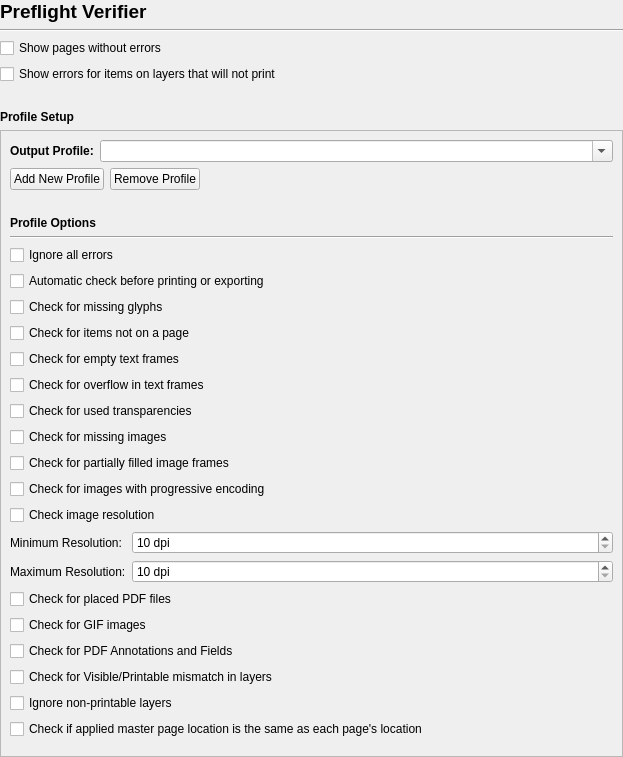
<?xml version="1.0" encoding="UTF-8"?>
<ui version="4.0">
 <class>Prefs_PreflightVerifier</class>
 <widget class="QWidget" name="Prefs_PreflightVerifier">
  <property name="geometry">
   <rect>
    <x>0</x>
    <y>0</y>
    <width>623</width>
    <height>757</height>
   </rect>
  </property>
  <layout class="QVBoxLayout" name="verticalLayout">
   <property name="leftMargin">
    <number>0</number>
   </property>
   <property name="topMargin">
    <number>0</number>
   </property>
   <property name="rightMargin">
    <number>0</number>
   </property>
   <property name="bottomMargin">
    <number>0</number>
   </property>
   <item>
    <widget class="QLabel" name="label">
     <property name="font">
      <font>
       <pointsize>14</pointsize>
       <bold>true</bold>
      </font>
     </property>
     <property name="text">
      <string>Preflight Verifier</string>
     </property>
    </widget>
   </item>
   <item>
    <widget class="Line" name="line">
     <property name="orientation">
      <enum>Qt::Orientation::Horizontal</enum>
     </property>
    </widget>
   </item>
   <item>
    <widget class="QCheckBox" name="showPagesWithoutErrorsCheckBox">
     <property name="text">
      <string>Show pages without errors</string>
     </property>
    </widget>
   </item>
   <item>
    <widget class="QCheckBox" name="showNonPrintingLayerErrorsCheckBox">
     <property name="text">
      <string>Show errors for items on layers that will not print</string>
     </property>
    </widget>
   </item>
   <item>
    <spacer name="verticalSpacer_3">
     <property name="orientation">
      <enum>Qt::Orientation::Vertical</enum>
     </property>
     <property name="sizeType">
      <enum>QSizePolicy::Policy::Minimum</enum>
     </property>
     <property name="sizeHint" stdset="0">
      <size>
       <width>20</width>
       <height>20</height>
      </size>
     </property>
    </spacer>
   </item>
   <item>
    <widget class="QLabel" name="label_6">
     <property name="font">
      <font>
       <bold>true</bold>
      </font>
     </property>
     <property name="text">
      <string>Profile Setup</string>
     </property>
    </widget>
   </item>
   <item>
    <widget class="QScrollArea" name="scrollArea">
     <property name="widgetResizable">
      <bool>true</bool>
     </property>
     <widget class="QWidget" name="scrollAreaWidgetContents">
      <property name="geometry">
       <rect>
        <x>0</x>
        <y>0</y>
        <width>610</width>
        <height>615</height>
       </rect>
      </property>
      <layout class="QVBoxLayout" name="verticalLayout_2">
       <item>
        <layout class="QFormLayout" name="formLayout">
         <property name="formAlignment">
          <set>Qt::AlignmentFlag::AlignLeading|Qt::AlignmentFlag::AlignLeft|Qt::AlignmentFlag::AlignTop</set>
         </property>
         <item row="0" column="0">
          <widget class="QLabel" name="label_2">
           <property name="font">
            <font>
             <bold>true</bold>
            </font>
           </property>
           <property name="text">
            <string>Output Profile:</string>
           </property>
          </widget>
         </item>
         <item row="0" column="1">
          <widget class="QComboBox" name="currentProfileComboBox">
           <property name="editable">
            <bool>true</bool>
           </property>
          </widget>
         </item>
        </layout>
       </item>
       <item>
        <layout class="QHBoxLayout" name="horizontalLayout">
         <item>
          <widget class="QPushButton" name="addProfilePushButton">
           <property name="text">
            <string>Add New Profile</string>
           </property>
          </widget>
         </item>
         <item>
          <widget class="QPushButton" name="removeProfilePushButton">
           <property name="text">
            <string>Remove Profile</string>
           </property>
          </widget>
         </item>
         <item>
          <spacer name="horizontalSpacer">
           <property name="orientation">
            <enum>Qt::Orientation::Horizontal</enum>
           </property>
           <property name="sizeHint" stdset="0">
            <size>
             <width>40</width>
             <height>20</height>
            </size>
           </property>
          </spacer>
         </item>
        </layout>
       </item>
       <item>
        <spacer name="verticalSpacer">
         <property name="orientation">
          <enum>Qt::Orientation::Vertical</enum>
         </property>
         <property name="sizeType">
          <enum>QSizePolicy::Policy::Fixed</enum>
         </property>
         <property name="sizeHint" stdset="0">
          <size>
           <width>20</width>
           <height>20</height>
          </size>
         </property>
        </spacer>
       </item>
       <item>
        <widget class="QLabel" name="label_3">
         <property name="font">
          <font>
           <bold>true</bold>
          </font>
         </property>
         <property name="text">
          <string>Profile Options</string>
         </property>
        </widget>
       </item>
       <item>
        <widget class="Line" name="line_2">
         <property name="orientation">
          <enum>Qt::Orientation::Horizontal</enum>
         </property>
        </widget>
       </item>
       <item>
        <widget class="QCheckBox" name="ignoreAllErrorsCheckBox">
         <property name="text">
          <string>Ignore all errors</string>
         </property>
        </widget>
       </item>
       <item>
        <widget class="QCheckBox" name="autoCheckBeforePrintExportCheckBox">
         <property name="text">
          <string>Automatic check before printing or exporting</string>
         </property>
        </widget>
       </item>
       <item>
        <widget class="QCheckBox" name="checkMissingGlyphsCheckBox">
         <property name="text">
          <string>Check for missing glyphs</string>
         </property>
        </widget>
       </item>
       <item>
        <widget class="QCheckBox" name="checkItemsNotOnAPageCheckBox">
         <property name="text">
          <string>Check for items not on a page</string>
         </property>
        </widget>
       </item>
       <item>
        <widget class="QCheckBox" name="checkEmptyTextFramesCheckBox">
         <property name="text">
          <string>Check for empty text frames</string>
         </property>
        </widget>
       </item>
       <item>
        <widget class="QCheckBox" name="checkTextOverflowCheckBox">
         <property name="text">
          <string>Check for overflow in text frames</string>
         </property>
        </widget>
       </item>
       <item>
        <widget class="QCheckBox" name="checkTransparenciesCheckBox">
         <property name="text">
          <string>Check for used transparencies</string>
         </property>
        </widget>
       </item>
       <item>
        <widget class="QCheckBox" name="checkMissingImagesCheckBox">
         <property name="text">
          <string>Check for missing images</string>
         </property>
        </widget>
       </item>
       <item>
        <widget class="QCheckBox" name="checkPartFilledImageFramesCheckBox">
         <property name="text">
          <string>Check for partially filled image frames</string>
         </property>
        </widget>
       </item>
       <item>
        <widget class="QCheckBox" name="checkImageHasProgressiveEncodingCheckBox">
         <property name="text">
          <string>Check for images with progressive encoding</string>
         </property>
        </widget>
       </item>
       <item>
        <widget class="QCheckBox" name="checkImageResolutionCheckBox">
         <property name="text">
          <string>Check image resolution</string>
         </property>
        </widget>
       </item>
       <item>
        <layout class="QFormLayout" name="formLayout_2">
         <property name="formAlignment">
          <set>Qt::AlignmentFlag::AlignLeading|Qt::AlignmentFlag::AlignLeft|Qt::AlignmentFlag::AlignTop</set>
         </property>
         <item row="0" column="0">
          <widget class="QLabel" name="label_4">
           <property name="text">
            <string>Minimum Resolution:</string>
           </property>
          </widget>
         </item>
         <item row="0" column="1">
          <widget class="QSpinBox" name="minimumResolutionSpinBox">
           <property name="suffix">
            <string> dpi</string>
           </property>
           <property name="minimum">
            <number>10</number>
           </property>
           <property name="maximum">
            <number>4800</number>
           </property>
          </widget>
         </item>
         <item row="1" column="1">
          <widget class="QSpinBox" name="maximumResolutionSpinBox">
           <property name="suffix">
            <string> dpi</string>
           </property>
           <property name="minimum">
            <number>10</number>
           </property>
           <property name="maximum">
            <number>4800</number>
           </property>
          </widget>
         </item>
         <item row="1" column="0">
          <widget class="QLabel" name="label_5">
           <property name="text">
            <string>Maximum Resolution:</string>
           </property>
          </widget>
         </item>
        </layout>
       </item>
       <item>
        <widget class="QCheckBox" name="checkPlacedPDFCheckBox">
         <property name="text">
          <string>Check for placed PDF files</string>
         </property>
        </widget>
       </item>
       <item>
        <widget class="QCheckBox" name="checkGIFsCheckBox">
         <property name="text">
          <string>Check for GIF images</string>
         </property>
        </widget>
       </item>
       <item>
        <widget class="QCheckBox" name="checkPDFAnnotFieldsCheckBox">
         <property name="text">
          <string>Check for PDF Annotations and Fields</string>
         </property>
        </widget>
       </item>
       <item>
        <widget class="QCheckBox" name="checkVisiblePrintableLayersCheckBox">
         <property name="text">
          <string>Check for Visible/Printable mismatch in layers</string>
         </property>
        </widget>
       </item>
       <item>
        <widget class="QCheckBox" name="checkNonPrintableLayersCheckBox">
         <property name="text">
          <string>Ignore non-printable layers</string>
         </property>
        </widget>
       </item>
       <item>
        <widget class="QCheckBox" name="checkAppliedMasterPageLocationCheckBox">
         <property name="text">
          <string>Check if applied master page location is the same as each page's location</string>
         </property>
        </widget>
       </item>
       <item>
        <spacer name="verticalSpacer_2">
         <property name="orientation">
          <enum>Qt::Orientation::Vertical</enum>
         </property>
         <property name="sizeHint" stdset="0">
          <size>
           <width>20</width>
           <height>124</height>
          </size>
         </property>
        </spacer>
       </item>
      </layout>
     </widget>
    </widget>
   </item>
  </layout>
 </widget>
 <resources/>
 <connections/>
</ui>
